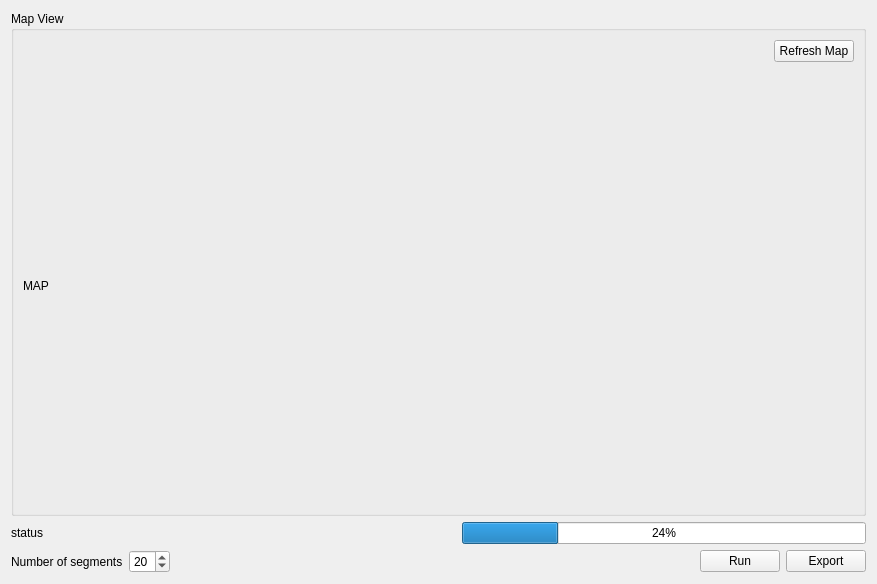
<?xml version="1.0" encoding="UTF-8"?>
<ui version="4.0">
 <class>Form</class>
 <widget class="QWidget" name="Form">
  <property name="geometry">
   <rect>
    <x>0</x>
    <y>0</y>
    <width>877</width>
    <height>584</height>
   </rect>
  </property>
  <property name="windowTitle">
   <string>HERE API Tool</string>
  </property>
  <layout class="QVBoxLayout" name="verticalLayout_2" stretch="1,0,0">
   <item>
    <widget class="QGroupBox" name="groupBox">
     <property name="title">
      <string>Map View</string>
     </property>
     <layout class="QVBoxLayout" name="verticalLayout" stretch="0,1">
      <item>
       <layout class="QHBoxLayout" name="horizontalLayout_3">
        <item>
         <spacer name="horizontalSpacer_3">
          <property name="orientation">
           <enum>Qt::Horizontal</enum>
          </property>
          <property name="sizeHint" stdset="0">
           <size>
            <width>40</width>
            <height>20</height>
           </size>
          </property>
         </spacer>
        </item>
        <item>
         <widget class="QPushButton" name="refreshButton">
          <property name="text">
           <string>Refresh Map</string>
          </property>
         </widget>
        </item>
       </layout>
      </item>
      <item>
       <widget class="QLabel" name="mapView">
        <property name="text">
         <string>MAP</string>
        </property>
       </widget>
      </item>
     </layout>
    </widget>
   </item>
   <item>
    <layout class="QHBoxLayout" name="horizontalLayout_2" stretch="1,0,1">
     <item>
      <widget class="QLabel" name="status_txt">
       <property name="text">
        <string>status</string>
       </property>
      </widget>
     </item>
     <item>
      <spacer name="horizontalSpacer_2">
       <property name="orientation">
        <enum>Qt::Horizontal</enum>
       </property>
       <property name="sizeHint" stdset="0">
        <size>
         <width>40</width>
         <height>20</height>
        </size>
       </property>
      </spacer>
     </item>
     <item>
      <widget class="QProgressBar" name="progressBar">
       <property name="value">
        <number>24</number>
       </property>
      </widget>
     </item>
    </layout>
   </item>
   <item>
    <layout class="QHBoxLayout" name="horizontalLayout">
     <item>
      <widget class="QLabel" name="label_2">
       <property name="text">
        <string>Number of segments</string>
       </property>
      </widget>
     </item>
     <item>
      <widget class="QSpinBox" name="seg_num">
       <property name="minimum">
        <number>1</number>
       </property>
       <property name="value">
        <number>20</number>
       </property>
      </widget>
     </item>
     <item>
      <spacer name="horizontalSpacer">
       <property name="orientation">
        <enum>Qt::Horizontal</enum>
       </property>
       <property name="sizeHint" stdset="0">
        <size>
         <width>168</width>
         <height>20</height>
        </size>
       </property>
      </spacer>
     </item>
     <item>
      <widget class="QPushButton" name="runBut">
       <property name="text">
        <string>Run</string>
       </property>
      </widget>
     </item>
     <item>
      <widget class="QPushButton" name="exportBut">
       <property name="text">
        <string>Export</string>
       </property>
      </widget>
     </item>
    </layout>
   </item>
  </layout>
 </widget>
 <resources/>
 <connections/>
</ui>
